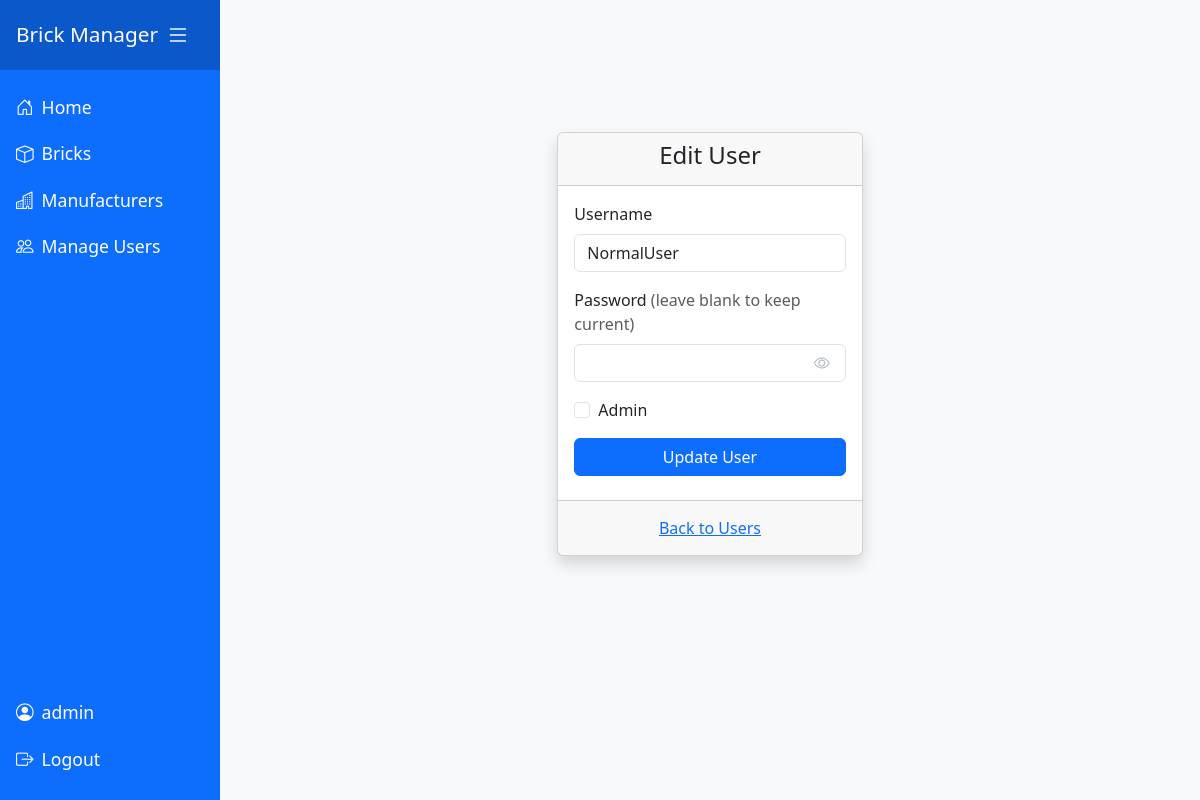
The page /users/edit/2 (signed in) on the database as committed earlier.
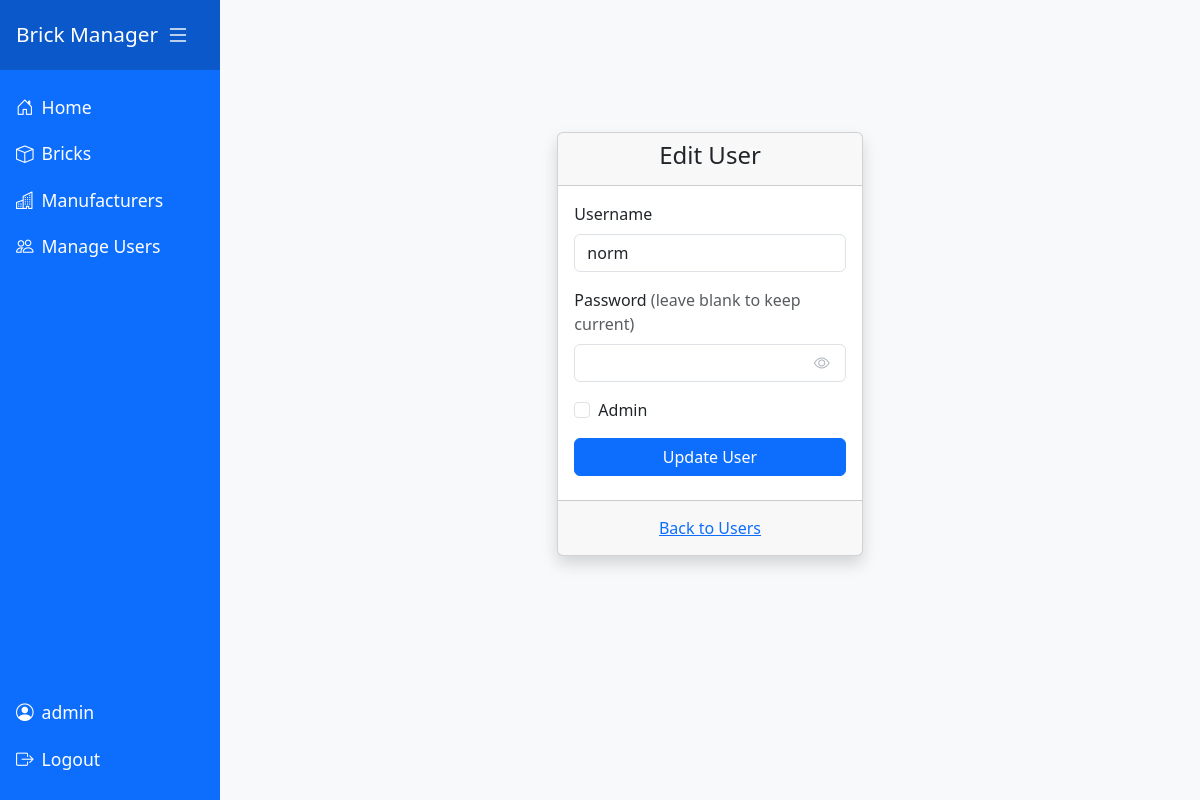
The same page on the database as committed later.
### models.py (models this page shows)
class User(db.Model):
    id = db.Column(db.Integer, primary_key=True)
    userName = db.Column(db.String(150), nullable=False, unique=True)
    password = db.Column(db.String(150), nullable=False)
    isAdmin = db.Column(db.Boolean, default=False, nullable=False)

### manage_users.py (the view, shortened to what this page needs)
@manage_users_bp.route('/users/edit/<int:id>', methods=['GET', 'POST'])
@loginRequired
@adminRequired
def edit_user(id):
    user = User.query.get_or_404(id)
    return render_manage_user_form(user)

### app.py (called while the page is built)
@app.before_request
def require_login():
    allowedRoutes = ['users.login']
    endpoint = request.endpoint
    if endpoint is None:
        return  # Let Flask handle it
    if endpoint in allowedRoutes or endpoint.startswith('static'):
        return  # Allow access
    if not session.get('userId'):
        return redirect(url_for('users.login', next=request.url))

### manage_users.py (called while the page is built)
def adminRequired(f):
    @wraps(f)
    def decoratedFunction(*args, **kwargs):
        if not session.get('isAdmin'):
            flash('Admin access required.', 'danger')
            return redirect(url_for('index'))
        return f(*args, **kwargs)
    return decoratedFunction

def render_manage_user_form(user):
    return render_template('manage_user_form.html', user=user)

### users.py (called while the page is built)
def loginRequired(f):
    @wraps(f)
    def decoratedFunction(*args, **kwargs):
        if not session.get('userId'):
            flash('Please log in to access this page.', 'warning')
            return redirect(url_for('users.login', next=request.url))
        return f(*args, **kwargs)
    return decoratedFunction

### templates/manage_user_form.html (shortened to what this page needs)
{% extends 'base.html' %}
{% block content %}
<div class="d-flex justify-content-center align-items-center" style="min-height: 80vh;">
    <div class="col-12 col-sm-8 col-md-5 col-lg-4">
        <div class="card shadow">
            <div class="card-header text-center"><h4>{% if user %}Edit{% else %}Add{% endif %} User</h4></div>
            <div class="card-body">
                <form method="POST" id="userForm">
                    <div class="mb-3">
                        <label class="form-label">Username</label>
                        <input type="text" name="userName" class="form-control" value="{{ user.userName if user else '' }}" required>
                    </div>
                    <div class="mb-3 position-relative">
                        <label class="form-label">Password {% if user %}<span class="text-muted">(leave blank to keep current)</span>{% endif %}</label>
                        <div class="position-relative" style="width: 100%;">
                            <input type="password" name="password" class="form-control pe-5" id="passwordInput" {% if not user %}required{% endif %} style="padding-right: 2.5rem; position: relative; z-index: 1; background-color: transparent;">
                            <button type="button" class="peek-btn-login" id="togglePassword" tabindex="0">
                                <i class="bi bi-eye" id="togglePasswordIcon"></i>
                            </button>
                        </div>
                    </div>
                    <div class="form-check mb-3">
                        <input class="form-check-input" type="checkbox" name="isAdmin" id="isAdmin" {% if user and user.isAdmin %}checked{% endif %}{% if user and user.id == session['userId'] %} disabled{% endif %}>
                        <label class="form-check-label" for="isAdmin">Admin</label>
                    </div>
                    <button type="submit" class="btn btn-primary w-100">{% if user %}Update{% else %}Add{% endif %} User</button>
                </form>
            </div>
            <div class="card-footer text-center">
                <a href="{{ url_for('manage_users.users') }}" class="btn btn-link">Back to Users</a>
            </div>
        </div>
    </div>
</div>
<link rel="stylesheet" href="{{ url_for('static', filename='css/style.css') }}">
{% endblock %}

Rows that differ between the two databases and show on the page:
changed User: userName "NormalUser" → "norm"
